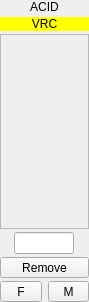
<?xml version="1.0" encoding="UTF-8"?>
<ui version="4.0">
 <class>VerticalSpeedWidget</class>
 <widget class="QWidget" name="VerticalSpeedWidget">
  <property name="enabled">
   <bool>true</bool>
  </property>
  <property name="geometry">
   <rect>
    <x>0</x>
    <y>0</y>
    <width>89</width>
    <height>302</height>
   </rect>
  </property>
  <property name="sizePolicy">
   <sizepolicy hsizetype="Ignored" vsizetype="Ignored">
    <horstretch>0</horstretch>
    <verstretch>0</verstretch>
   </sizepolicy>
  </property>
  <property name="windowTitle">
   <string>LevelsWidget</string>
  </property>
  <property name="autoFillBackground">
   <bool>false</bool>
  </property>
  <layout class="QVBoxLayout" name="verticalLayout_2">
   <property name="spacing">
    <number>0</number>
   </property>
   <property name="margin">
    <number>0</number>
   </property>
   <item>
    <layout class="QVBoxLayout" name="verticalLayout">
     <property name="spacing">
      <number>3</number>
     </property>
     <item>
      <widget class="QLabel" name="labelACID">
       <property name="text">
        <string>ACID</string>
       </property>
       <property name="alignment">
        <set>Qt::AlignCenter</set>
       </property>
      </widget>
     </item>
     <item>
      <widget class="QLabel" name="labelType">
       <property name="styleSheet">
        <string notr="true">background-color: rgb(255, 255, 0);</string>
       </property>
       <property name="text">
        <string>VRC</string>
       </property>
       <property name="alignment">
        <set>Qt::AlignCenter</set>
       </property>
      </widget>
     </item>
     <item>
      <widget class="QScrollArea" name="scrollArea">
       <property name="sizePolicy">
        <sizepolicy hsizetype="Expanding" vsizetype="Expanding">
         <horstretch>0</horstretch>
         <verstretch>0</verstretch>
        </sizepolicy>
       </property>
       <property name="verticalScrollBarPolicy">
        <enum>Qt::ScrollBarAlwaysOff</enum>
       </property>
       <property name="horizontalScrollBarPolicy">
        <enum>Qt::ScrollBarAlwaysOff</enum>
       </property>
       <property name="widgetResizable">
        <bool>true</bool>
       </property>
       <widget class="QWidget" name="scrollAreaWidgetContents">
        <property name="geometry">
         <rect>
          <x>0</x>
          <y>0</y>
          <width>85</width>
          <height>195</height>
         </rect>
        </property>
       </widget>
      </widget>
     </item>
     <item>
      <layout class="QHBoxLayout" name="horizontalLayout_2">
       <item>
        <widget class="QLineEdit" name="customValue">
         <property name="maximumSize">
          <size>
           <width>60</width>
           <height>16777215</height>
          </size>
         </property>
         <property name="maxLength">
          <number>4</number>
         </property>
        </widget>
       </item>
      </layout>
     </item>
     <item>
      <widget class="QToolButton" name="tbRemove">
       <property name="sizePolicy">
        <sizepolicy hsizetype="Preferred" vsizetype="Fixed">
         <horstretch>0</horstretch>
         <verstretch>0</verstretch>
        </sizepolicy>
       </property>
       <property name="text">
        <string>Remove</string>
       </property>
      </widget>
     </item>
     <item>
      <layout class="QHBoxLayout" name="horizontalLayout">
       <item>
        <widget class="QToolButton" name="fButton">
         <property name="sizePolicy">
          <sizepolicy hsizetype="Preferred" vsizetype="Fixed">
           <horstretch>0</horstretch>
           <verstretch>0</verstretch>
          </sizepolicy>
         </property>
         <property name="text">
          <string>F</string>
         </property>
         <property name="checkable">
          <bool>true</bool>
         </property>
         <property name="autoExclusive">
          <bool>true</bool>
         </property>
        </widget>
       </item>
       <item>
        <widget class="QToolButton" name="mButton">
         <property name="sizePolicy">
          <sizepolicy hsizetype="Preferred" vsizetype="Fixed">
           <horstretch>0</horstretch>
           <verstretch>0</verstretch>
          </sizepolicy>
         </property>
         <property name="text">
          <string>M</string>
         </property>
         <property name="checkable">
          <bool>true</bool>
         </property>
         <property name="autoExclusive">
          <bool>true</bool>
         </property>
         <property name="toolButtonStyle">
          <enum>Qt::ToolButtonIconOnly</enum>
         </property>
         <property name="autoRaise">
          <bool>false</bool>
         </property>
        </widget>
       </item>
      </layout>
     </item>
    </layout>
   </item>
  </layout>
 </widget>
 <layoutdefault spacing="6" margin="11"/>
 <resources/>
 <connections/>
</ui>
